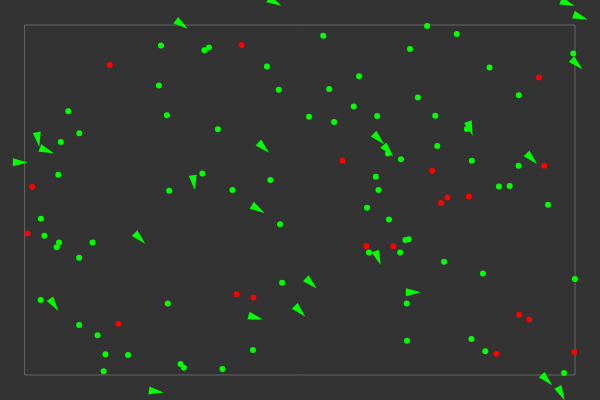
Frame 1 (no input)
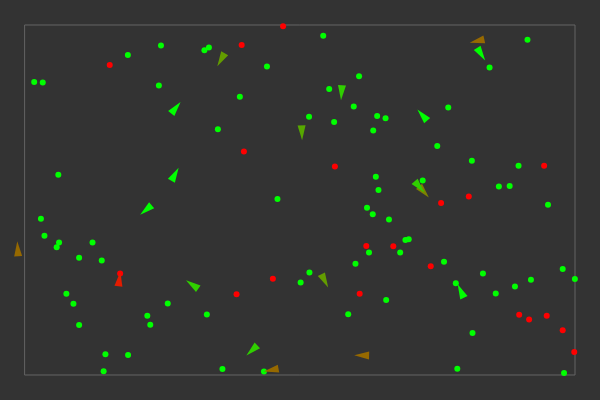
Frame 60 (no input)
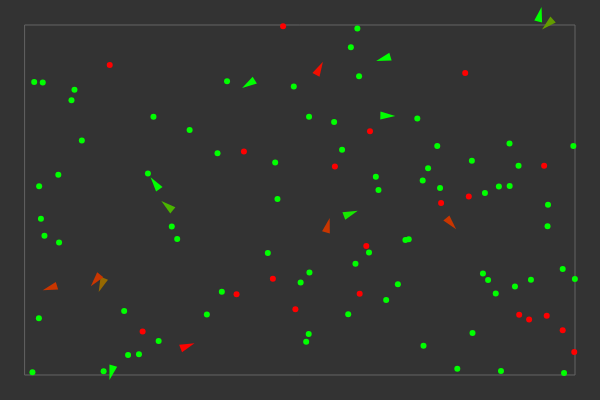
Frame 120 (the mouse pressed at the canvas centre since frame 60)

The p5.js sketch that drew these frames (run headless with seeded random() and noise() and a simulated clock; from frame 60 on, the mouse is pressed at the canvas centre):

// p5.js sketch
// ── sketch.js
var ants = [];
var food = [];
var poison = [];

var successorRate = 0.001;	// Probability to have a successor (per frame)
var agingRate = 0.01;		// How much health is diminished (per frame)

var CENTER;
var MARGIN = 25;

function setup(){
	createCanvas(600,400);
	CENTER = createVector(width/2, height/2);
	for(var i=0; i < 75; i++){
		food[i] = GetEdiblesSpawnPoint();
	}
	for(var i=0; i < 20; i++){
		poison[i] = GetEdiblesSpawnPoint();
	}
	for(var i=0; i < 25; i++){
		ants[i] = new Ant(random(width), random(height));
	}
}

function draw(){
	background(51);
	stroke(100);
	noFill();
	rect(MARGIN,MARGIN,width-MARGIN*2, height-MARGIN*2);
	for(var i=0; i < food.length; i++){
		noStroke();
		fill(0,255,0);
		ellipse(food[i].x, food[i].y, 6);
	}
		for(var i=0; i < poison.length; i++){
		noStroke();
		fill(255,0,0);
		ellipse(poison[i].x, poison[i].y, 6);
	}

	for(var i=ants.length-1 ; i >= 0; i--){
		var a = ants[i];
		a.eat(food, 0);
		a.eat(poison, 1);
		a.show();
		a.checkLimits();
		var suc = a.update();
		if(suc != null){
			ants.push(suc);
		}
		if(!a.isAlive()){
			ants.splice(i,1);
		}
	}

	if(ants.length <= 0){
		console.log("Simulation finished!");
		noLoop();
	}
}

function GetEdiblesSpawnPoint(){
	return createVector(random(MARGIN, width-MARGIN), random(MARGIN, height-MARGIN));
}

function Ant(x,y){
	this.pos = createVector(x,y);
	this.vel = createVector(random(0,1),random(0,1));
	this.acc = createVector(0,0);
	this.r = 8;						// Triangle "radius" (if that makes sense)

	this.dna = [];
	this.dna[0] = random(-2,2);		// Food atraction
	this.dna[1] = random(-2,2);		// Poison atraction
	this.dna[2] = random(0, 100);	// Food detection radius
	this.dna[3] = random(0, 100);	// Poison detection radius

	this.maxVel = 5;	// Max reachable speed
	this.maxAcc = 1;	// Max acceleration (force) to be applied

	this.health = 1.0;	// Initial health

	this.debugMode = false;	// To show debug info


	// Look for the nearest edible, if found, try to eat it. (Factor = 0 => Food; Factor = 1 => Poison)
	this.eat = function(edibles, factor){
		var nearest = this.findNearest(edibles, factor+2);
		if(nearest != -1){ 
			var d = p5.Vector.dist(edibles[nearest], this.pos);
			if(d < this.maxVel){
				edibles[nearest] = GetEdiblesSpawnPoint();
				if(factor == 0){
					// Eat Food
					this.health += 0.2;
				}
				else{
					// Eat Poison
					this.health -= 0.5;
				}
			}
			else{
				this.applyForce(this.seek(edibles[nearest]), this.dna[factor]);
			}
		}
	}

	this.isAlive = function(){
		return (this.health > 0);
	}
	

	// Return nearest (and reachable) edible index. (return -1 if none is close enough) (Factor = 2 => food, Factor = 3 => Poison)
	this.findNearest = function(edibles, factor){
		var minD = Number.MAX_VALUE;
		var nearest = -1;
		for(var i=0; i < edibles.length; i++){
			var distance = p5.Vector.dist(edibles[i], this.pos);
			if(distance < minD && distance < this.dna[factor]){
				minD = distance;
				nearest = i;
			}
		}

		if(nearest > -1){
			return nearest;
		}
		return -1;
	}

	// Return the combinated vector between the target position and the current speed
	this.seek = function(target){
		var desired = createVector(target.x - this.pos.x, target.y - this.pos.y);
		desired.normalize();
		desired.mult(this.maxVel);
		return p5.Vector.sub(desired, this.vel);
	}

	// Apply force at max acceleration
	this.applyForce = function(force){
		this.acc.add(force);
		this.acc.limit(this.maxAcc);
	}

	// Apply force at specified acceleration
	this.applyForce = function(force, mult){
		force.mult(mult);
		this.acc.add(force);
		this.acc.limit(this.maxAcc);
	}

	this.update = function(){
		if(!this.isAlive()){
			return null;
		}
		this.health -= agingRate;

		this.vel.add(this.acc);
		this.vel.limit(this.maxVel);
		this.pos.add(this.vel);
		this.acc.mult(0);

		if(random(0,1) < successorRate){
			return this.successor();
		}

		return null;
	}

	// Get a "mutated" copy
	this.successor = function(){
		var suc = new Ant(this.pos.x, this.pos.y);
		suc.dna[0] = this.dna[0] * random(0.2, 1.8);
		suc.dna[1] = this.dna[1] * random(0.2, 1.8);
		suc.dna[2] = this.dna[2] * random(0.2, 1.8);
		suc.dna[3] = this.dna[3] * random(0.2, 1.8);

		return suc;
	}

	this.show = function(){
		if(!this.isAlive()){
			return;
		}
		var angle = PI / 6;
		var green = color(0,255,0);
		var red = color(255,0,0);
		var col = lerpColor(red,green, this.health);
		noStroke();
		fill(col);
		push();
		translate(this.pos.x, this.pos.y);
		rotate(HALF_PI + this.vel.heading());
		var front = createVector(0, - this.r);
		var left = createVector(-this.r*(sin(angle)), this.r*(cos(angle)));
		var right = createVector(this.r*(sin(angle)), this.r*(cos(angle)));
		triangle(front.x, front.y, left.x, left.y, right.x, right.y);
		if(this.debugMode){
			// Debug info
			noFill();
			stroke(0,255,0);
			ellipse(0,0, this.dna[2]);
			stroke(255,0,0);
			ellipse(0,0, this.dna[3]);
		}
		pop();
	}

	this.checkLimits = function(){
		if(this.pos.x < MARGIN || this.pos.x > (width - MARGIN)
		|| this.pos.y < MARGIN || this.pos.y > (height - MARGIN)){
			this.applyForce(this.seek(CENTER), 10);
		}
	}

	this.setDebugMode = function(debMode){
		this.debugMode = debMode;
	}
}
